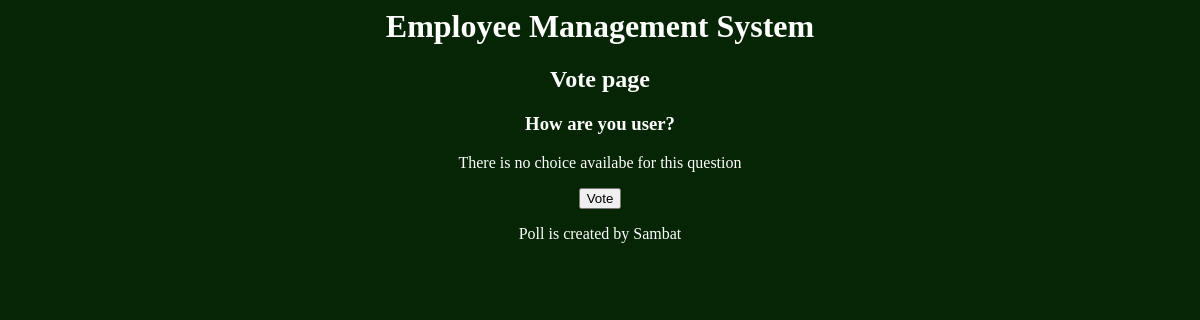
/polls/2/, run on an earlier commit of the app's database.
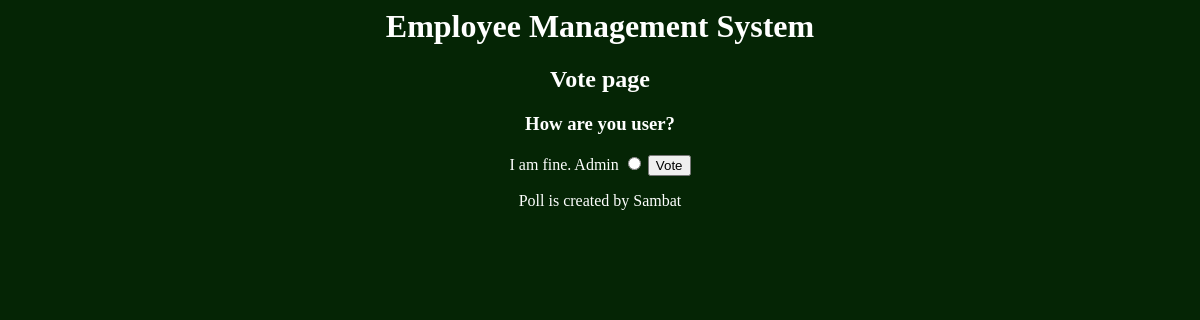
And on a later commit of the database.
### poll/models.py (models this page shows, shortened)
class Choice(models.Model):
    question = models.ForeignKey('poll.Question', on_delete=models.CASCADE)
    text = models.TextField(null=True, blank=True)
    created_at = models.DateTimeField(auto_now_add=True)
    updated_at = models.DateTimeField(auto_now=True)

### poll/views.py (the view, shortened to what this page needs)
# urls.py: path('polls/', include('poll.urls')),
def poll(request, id=None):
    if request.method == "GET":
        try:
            question = Question.objects.get(id=id)
        except:
            raise Http404
        context = {}
        context['question'] = question
        return render(request, 'polls/poll.html', context)

### poll/models.py (called while the page is built)
    @property
    def choices(self):
        return self.choice_set.all()

### templates/polls/poll.html (shortened to what this page needs)
{% extends 'base.html' %}
{% block content %}
    <h2>Vote page</h2>
    <h3>{{question.title}}</h3>
    <form method="POST" action="/polls/{{question.id}}/">
    {% for choice in question.choices %}
        <label>{{choice.text}}</label>
        <input type='radio' name='choice' value="{{choice.id}}">
    {% empty %}
        <p>There is no choice availabe for this question</p>
    {% endfor %}
    <button type='submit' value="vote">Vote</button>
    </form>
    <p>Poll is created by {{question.created_by.first_name}}</p>
{% endblock content %}

What changed in the data, as far as the page shows it:
added Choice: text "I am fine. Admin"
Also different on the page:
text no longer shown: "There is no choice availabe for this question"
